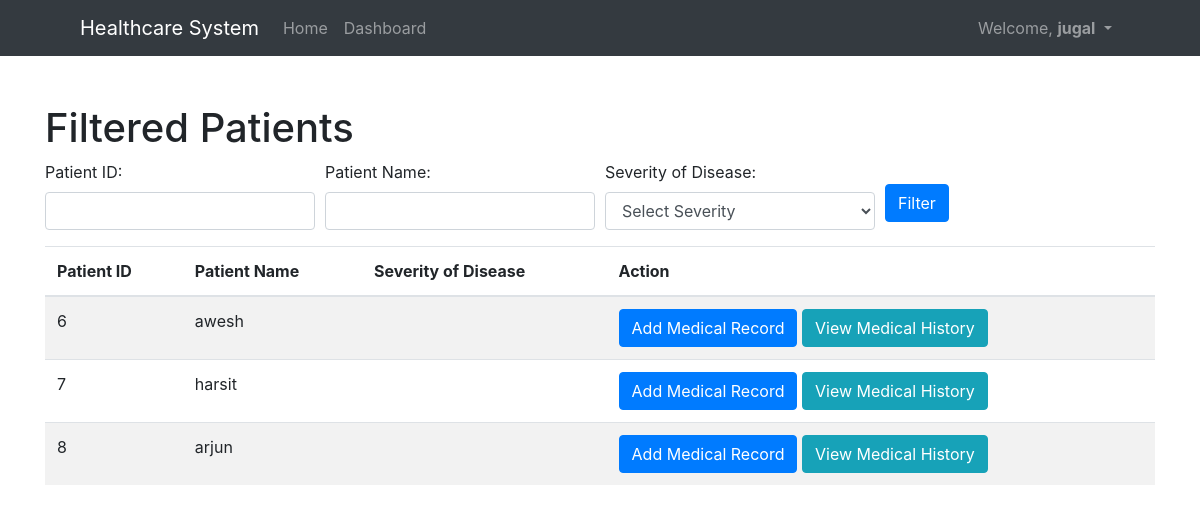
The app's page /accounts/filter-patients/ (signed in), older data.
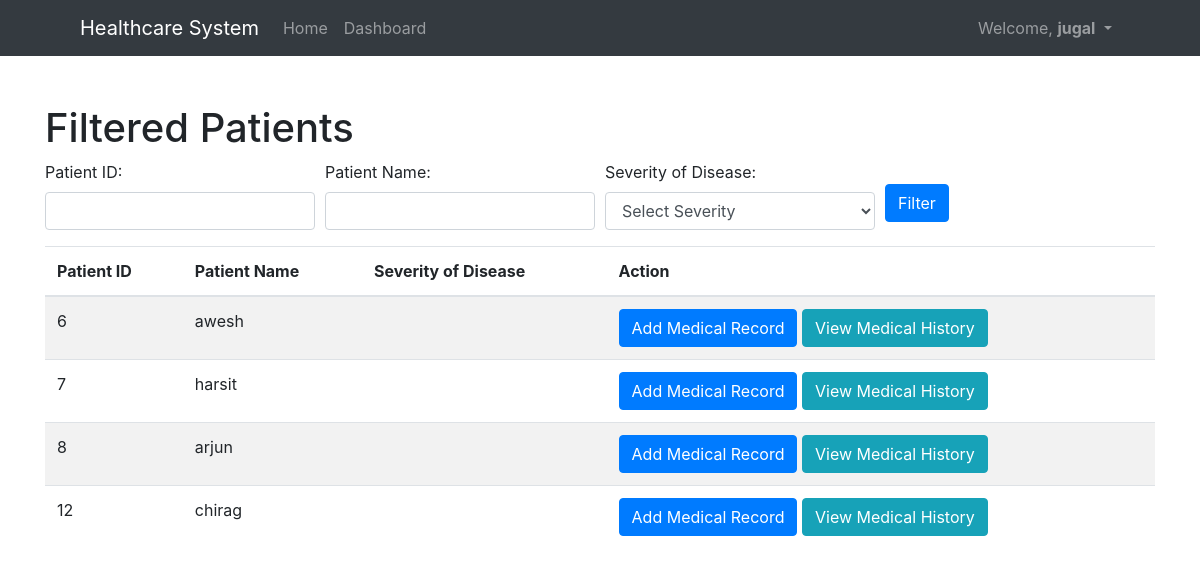
The same page, newer data.
### accounts/models.py (models this page shows, shortened)
class User(AbstractUser):
    is_patient = models.BooleanField(default=False)
    is_doctor = models.BooleanField(default=False)

class Patient(models.Model):
    user = models.OneToOneField(User, on_delete=models.CASCADE, primary_key=True)
    username = models.CharField(max_length=150, unique=True,null=True)
    phone = models.CharField(max_length=15, null=True, blank=True)
    address = models.CharField(max_length=255, null=True, blank=True)

### accounts/views.py (the view)
# urls.py: path('filter-patients/', views.doctor_patient_filter, name='doctor_patient_filter'),
@login_required
def doctor_patient_filter(request):
    patients = Patient.objects.all()
    patient_id = request.GET.get('patient_id')
    patient_name = request.GET.get('patient_name')
    severity = request.GET.get('severity')
    if patient_id:
        patients = patients.filter(user__id=patient_id)
    if patient_name:
        patients = patients.filter(user__username__icontains=patient_name)
    if severity:
        patients = patients.filter(medicalrecord__severity=severity)
    return render(request, 'doctor_patient_filter.html', {'patients': patients})

### accounts/templates/doctor_patient_filter.html (shortened to what this page needs)
{% extends 'base.html' %}
{% block content %}
<h1>Filtered Patients</h1>
<form method="get" action="{% url 'doctor_patient_filter' %}" class="mb-3">
    <div class="form-row">
        <div class="col">
            <label for="patient_id">Patient ID:</label>
            <input type="text" name="patient_id" id="patient_id" class="form-control" value="{{ request.GET.patient_id }}">
        </div>
        <div class="col">
            <label for="patient_name">Patient Name:</label>
            <input type="text" name="patient_name" id="patient_name" class="form-control" value="{{ request.GET.patient_name }}">
        </div>
        <div class="col">
            <label for="severity">Severity of Disease:</label>
            <select name="severity" id="severity" class="form-control">
                <option value="" {% if not request.GET.severity %}selected{% endif %}>Select Severity</option>
            </select>
        </div>
        <div class="col">
            <button type="submit" class="btn btn-primary mt-4">Filter</button>
        </div>
    </div>
</form>
{% if patients %}
    <table class="table table-striped">
        <thead>
            <tr>
                <th>Patient ID</th>
                <th>Patient Name</th>
                <th>Severity of Disease</th>
                <th>Action</th>
            </tr>
        </thead>
        <tbody>
            {% for patient in patients %}
                <tr>
                    <td>{{ patient.user.id }}</td>
                    <td>{{ patient.user.username }}</td>
                    <td>{{ patient.medicalrecord.severity }}</td>
                    <td>
                        <a href="{% url 'upload_medical_record' patient.user.id %}" class="btn btn-primary">Add Medical Record</a>
                        <a href="{% url 'view_medical_history' patient.user.id %}" class="btn btn-info">View Medical History</a>
                    </td>
                </tr>
            {% endfor %}
        </tbody>
    </table>
{% else %}
    <p>No patients match the filter criteria.</p>
{% endif %}
{% endblock %}

### core/templates/base.html (shortened to what this page needs)
<!DOCTYPE html>
<html lang="en">
<head>
    <link rel="stylesheet" href="https://stackpath.bootstrapcdn.com/bootstrap/4.5.0/css/bootstrap.min.css">
</head>
<body>
<nav class="navbar navbar-expand-lg navbar-dark bg-dark">
    <a class="navbar-brand" href="{% url 'home' %}">Healthcare System</a>
    <div class="collapse navbar-collapse" id="navbarNav">
        <ul class="navbar-nav mr-auto">
            <li class="nav-item {% if request.path == '/' %}active{% endif %}">
                <a class="nav-link" href="{% url 'home' %}">Home</a>
            </li>
            {% if request.user.is_authenticated %}
                <li class="nav-item {% if request.path == '/dashboard/' %}active{% endif %}">
                    <a class="nav-link" href="{% url 'dashboard' %}">Dashboard</a>
                </li>
            {% endif %}
        </ul>
        <ul class="navbar-nav">
            {% if request.user.is_authenticated %}
                <li class="nav-item dropdown">
                    <a class="nav-link dropdown-toggle" href="#" id="navbarDropdown" role="button" data-toggle="dropdown" aria-haspopup="true" aria-expanded="false">
                        Welcome, <strong>{{ request.user.username }}</strong>
                    </a>
                </li>
            {% endif %}
        </ul>
    </div>
</nav>
<div class="container mt-5">
    {% block content %}
    {% endblock %}
</div>
</body>
</html>

### core/templates/base.html (style rules this page uses)
.navbar { padding-left: 5rem; padding-right: 5rem; }

Row changes from the older to the newer data that the page shows:
added Patient: user.id "12", user.username "chirag"
